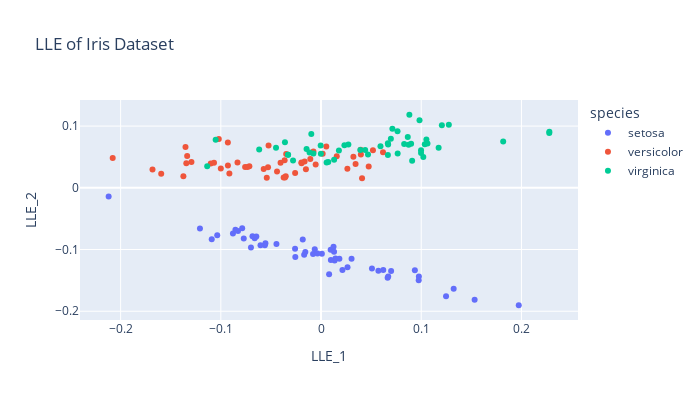

The notebook cell saved with this chart:
### Code cell
# Plottind the data in the LLE space
fig_lle = px.scatter(
    df_lle,
    x='LLE_1',
    y='LLE_2',
    color='species',
    width=700,
    height=400,
    title='LLE of Iris Dataset'
)
fig_lle.show()
